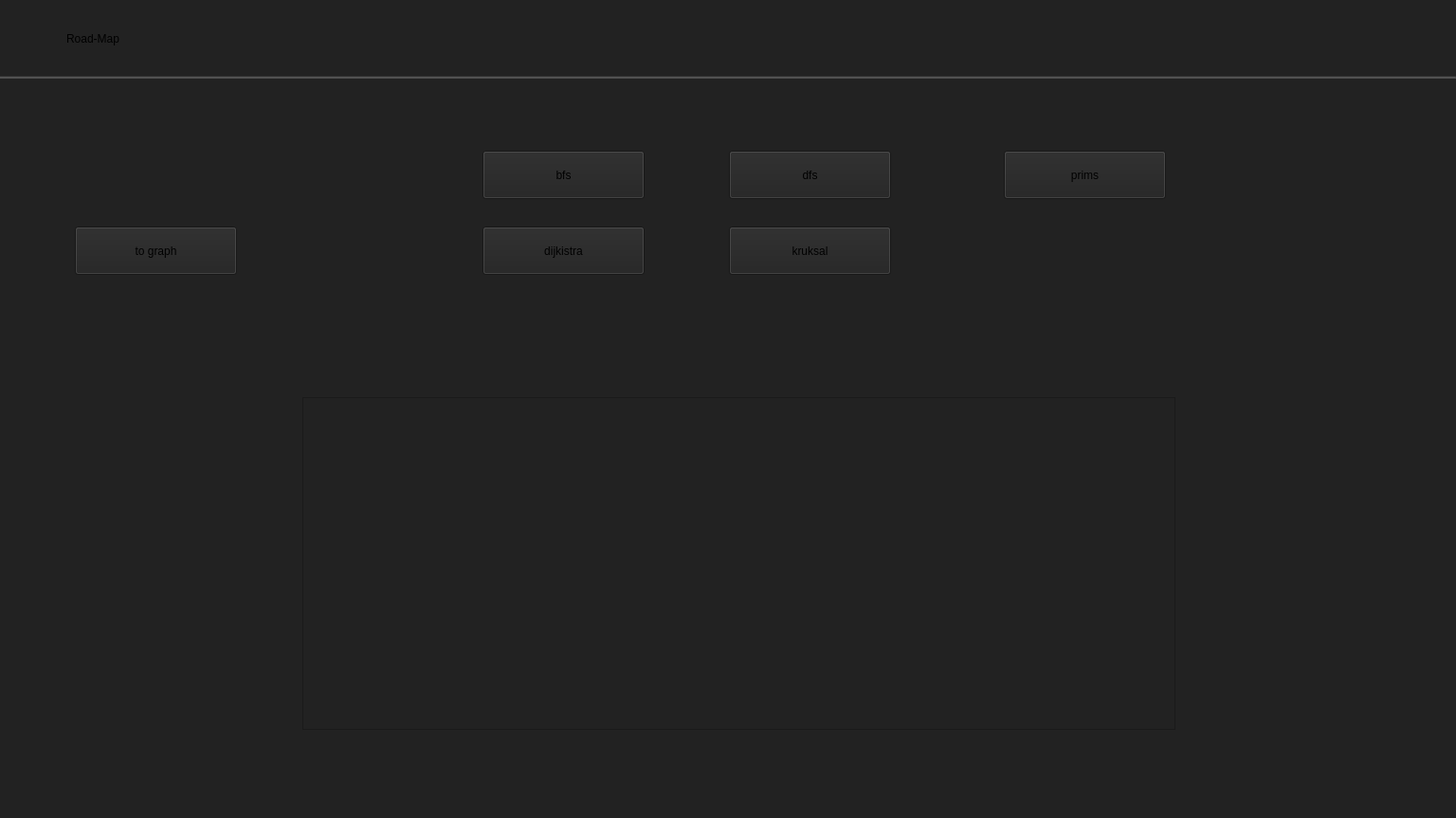
<?xml version="1.0" encoding="UTF-8"?>
<ui version="4.0">
 <class>GraphViewClassClass</class>
 <widget class="QMainWindow" name="GraphViewClassClass">
  <property name="geometry">
   <rect>
    <x>0</x>
    <y>0</y>
    <width>1536</width>
    <height>863</height>
   </rect>
  </property>
  <property name="windowTitle">
   <string>QtApplication1</string>
  </property>
  <property name="styleSheet">
   <string notr="true">
				background-color: rgb(243, 243, 243);
				background-color: rgb(255, 255, 255);
				background-color:rgb(34, 34, 34)


			</string>
  </property>
  <widget class="QWidget" name="centralWidget">
   <widget class="QWidget" name="widget" native="true">
    <property name="geometry">
     <rect>
      <x>0</x>
      <y>0</y>
      <width>1536</width>
      <height>80</height>
     </rect>
    </property>
    <property name="styleSheet">
     <string notr="true">
						background-color: rgb(53,50,84);
						background-color: rgba(75, 0, 0, 200);
						background-color: rgb(34,34,34);
					</string>
    </property>
    <widget class="QLabel" name="label_10">
     <property name="geometry">
      <rect>
       <x>70</x>
       <y>20</y>
       <width>91</width>
       <height>41</height>
      </rect>
     </property>
     <property name="styleSheet">
      <string notr="true">
							font-weight: 400;
							font: 20pt &quot;Bahnschrift Condensed&quot;;
						</string>
     </property>
     <property name="text">
      <string>Road-Map</string>
     </property>
    </widget>
    <widget class="QLabel" name="label_4">
     <property name="geometry">
      <rect>
       <x>20</x>
       <y>20</y>
       <width>31</width>
       <height>31</height>
      </rect>
     </property>
     <property name="text">
      <string/>
     </property>
     <property name="pixmap">
      <pixmap resource="Resource.qrc">:/img/img/pin.png</pixmap>
     </property>
     <property name="scaledContents">
      <bool>true</bool>
     </property>
    </widget>
   </widget>
   <widget class="QStackedWidget" name="stackedWidget">
    <property name="geometry">
     <rect>
      <x>-1</x>
      <y>89</y>
      <width>1531</width>
      <height>771</height>
     </rect>
    </property>
    <property name="currentIndex">
     <number>1</number>
    </property>
    <widget class="QWidget" name="page">
     <widget class="QGraphicsView" name="graphicsView">
      <property name="geometry">
       <rect>
        <x>570</x>
        <y>70</y>
        <width>771</width>
        <height>611</height>
       </rect>
      </property>
      <property name="styleSheet">
       <string notr="true">background-color: rgba(255, 255, 255,150);</string>
      </property>
     </widget>
     <widget class="QPushButton" name="addCityButton">
      <property name="geometry">
       <rect>
        <x>110</x>
        <y>110</y>
        <width>131</width>
        <height>41</height>
       </rect>
      </property>
      <property name="text">
       <string>Add City</string>
      </property>
     </widget>
     <widget class="QPushButton" name="deletecitybutton">
      <property name="geometry">
       <rect>
        <x>260</x>
        <y>110</y>
        <width>131</width>
        <height>41</height>
       </rect>
      </property>
      <property name="text">
       <string>Delete City</string>
      </property>
     </widget>
     <widget class="QLineEdit" name="city_name1">
      <property name="geometry">
       <rect>
        <x>110</x>
        <y>300</y>
        <width>271</width>
        <height>41</height>
       </rect>
      </property>
      <property name="focusPolicy">
       <enum>Qt::FocusPolicy::WheelFocus</enum>
      </property>
      <property name="alignment">
       <set>Qt::AlignmentFlag::AlignCenter</set>
      </property>
      <property name="placeholderText">
       <string>Enter City Name</string>
      </property>
     </widget>
     <widget class="QPushButton" name="addEdgeButton">
      <property name="geometry">
       <rect>
        <x>110</x>
        <y>170</y>
        <width>131</width>
        <height>41</height>
       </rect>
      </property>
      <property name="text">
       <string>Add Edge</string>
      </property>
     </widget>
     <widget class="QPushButton" name="deleteedgebutton">
      <property name="geometry">
       <rect>
        <x>260</x>
        <y>170</y>
        <width>131</width>
        <height>41</height>
       </rect>
      </property>
      <property name="text">
       <string>Delete Edge</string>
      </property>
     </widget>
     <widget class="QPushButton" name="pushButton_5">
      <property name="geometry">
       <rect>
        <x>110</x>
        <y>590</y>
        <width>271</width>
        <height>41</height>
       </rect>
      </property>
      <property name="text">
       <string>Delete All Graph</string>
      </property>
     </widget>
     <widget class="QPushButton" name="undobutton">
      <property name="geometry">
       <rect>
        <x>110</x>
        <y>640</y>
        <width>131</width>
        <height>41</height>
       </rect>
      </property>
      <property name="text">
       <string>Undo</string>
      </property>
     </widget>
     <widget class="QPushButton" name="redobutton">
      <property name="geometry">
       <rect>
        <x>250</x>
        <y>640</y>
        <width>131</width>
        <height>41</height>
       </rect>
      </property>
      <property name="text">
       <string>Redo</string>
      </property>
     </widget>
     <widget class="QPushButton" name="Submit">
      <property name="geometry">
       <rect>
        <x>110</x>
        <y>530</y>
        <width>271</width>
        <height>51</height>
       </rect>
      </property>
      <property name="text">
       <string>Submit</string>
      </property>
     </widget>
     <widget class="QLineEdit" name="city_name2">
      <property name="geometry">
       <rect>
        <x>110</x>
        <y>360</y>
        <width>271</width>
        <height>41</height>
       </rect>
      </property>
      <property name="focusPolicy">
       <enum>Qt::FocusPolicy::WheelFocus</enum>
      </property>
      <property name="alignment">
       <set>Qt::AlignmentFlag::AlignCenter</set>
      </property>
      <property name="placeholderText">
       <string>Enter City Name</string>
      </property>
     </widget>
     <widget class="QLineEdit" name="road_cost">
      <property name="geometry">
       <rect>
        <x>110</x>
        <y>420</y>
        <width>271</width>
        <height>41</height>
       </rect>
      </property>
      <property name="focusPolicy">
       <enum>Qt::FocusPolicy::WheelFocus</enum>
      </property>
      <property name="alignment">
       <set>Qt::AlignmentFlag::AlignCenter</set>
      </property>
      <property name="placeholderText">
       <string>Enter City Name</string>
      </property>
     </widget>
     <widget class="QPushButton" name="toalgo">
      <property name="geometry">
       <rect>
        <x>110</x>
        <y>690</y>
        <width>271</width>
        <height>51</height>
       </rect>
      </property>
      <property name="text">
       <string>to algo</string>
      </property>
     </widget>
    </widget>
    <widget class="QWidget" name="page_2">
     <widget class="QScrollArea" name="scrollArea">
      <property name="geometry">
       <rect>
        <x>320</x>
        <y>330</y>
        <width>921</width>
        <height>351</height>
       </rect>
      </property>
      <property name="widgetResizable">
       <bool>true</bool>
      </property>
      <widget class="QWidget" name="scrollAreaWidgetContents">
       <property name="geometry">
        <rect>
         <x>0</x>
         <y>0</y>
         <width>919</width>
         <height>349</height>
        </rect>
       </property>
      </widget>
     </widget>
     <widget class="QPushButton" name="bfs">
      <property name="geometry">
       <rect>
        <x>510</x>
        <y>70</y>
        <width>171</width>
        <height>51</height>
       </rect>
      </property>
      <property name="text">
       <string>bfs</string>
      </property>
     </widget>
     <widget class="QPushButton" name="dfs">
      <property name="geometry">
       <rect>
        <x>770</x>
        <y>70</y>
        <width>171</width>
        <height>51</height>
       </rect>
      </property>
      <property name="text">
       <string>dfs</string>
      </property>
     </widget>
     <widget class="QPushButton" name="prims">
      <property name="geometry">
       <rect>
        <x>1060</x>
        <y>70</y>
        <width>171</width>
        <height>51</height>
       </rect>
      </property>
      <property name="text">
       <string>prims</string>
      </property>
     </widget>
     <widget class="QPushButton" name="dijkistra">
      <property name="geometry">
       <rect>
        <x>510</x>
        <y>150</y>
        <width>171</width>
        <height>51</height>
       </rect>
      </property>
      <property name="text">
       <string>dijkistra</string>
      </property>
     </widget>
     <widget class="QPushButton" name="kruksal">
      <property name="geometry">
       <rect>
        <x>770</x>
        <y>150</y>
        <width>171</width>
        <height>51</height>
       </rect>
      </property>
      <property name="text">
       <string>kruksal</string>
      </property>
     </widget>
     <widget class="QPushButton" name="tograph">
      <property name="geometry">
       <rect>
        <x>80</x>
        <y>150</y>
        <width>171</width>
        <height>51</height>
       </rect>
      </property>
      <property name="text">
       <string>to graph</string>
      </property>
     </widget>
    </widget>
   </widget>
   <widget class="Line" name="line">
    <property name="geometry">
     <rect>
      <x>0</x>
      <y>80</y>
      <width>1536</width>
      <height>3</height>
     </rect>
    </property>
    <property name="styleSheet">
     <string notr="true">background-color: rgb(75, 75, 75);</string>
    </property>
    <property name="orientation">
     <enum>Qt::Orientation::Horizontal</enum>
    </property>
   </widget>
  </widget>
 </widget>
 <layoutdefault spacing="6" margin="0"/>
 <resources>
  <include location="Resource.qrc"/>
  <include location="../../../../.designer/backup/Resource.qrc"/>
 </resources>
 <connections/>
</ui>
